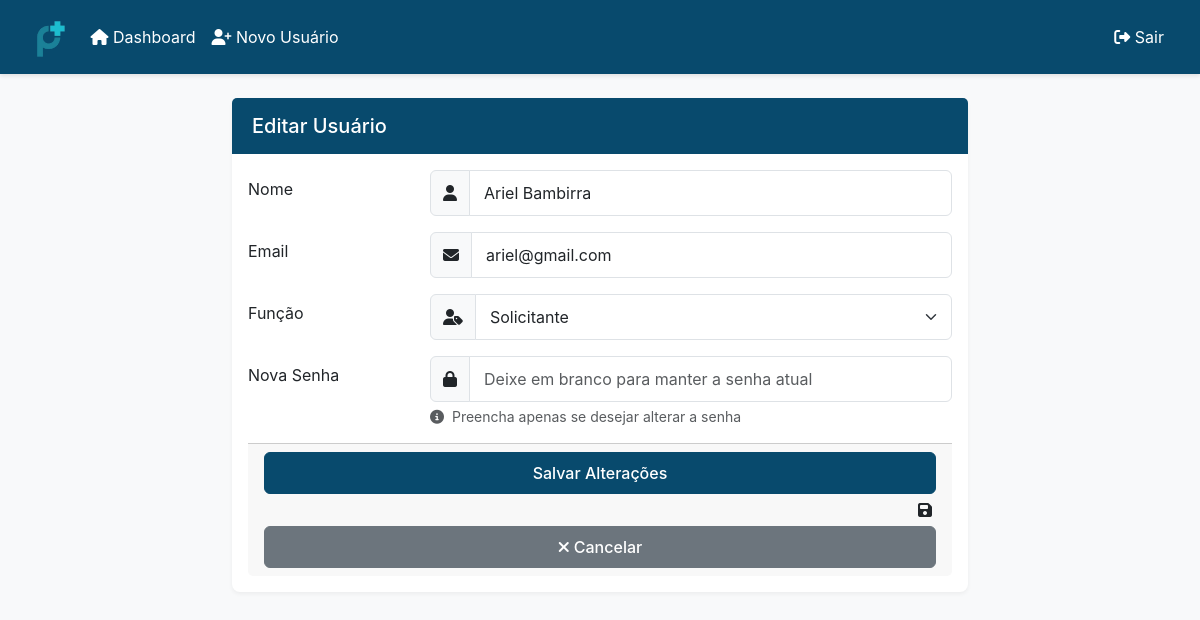
Before: /admin/edit_user/2 (signed in) with the older database file.
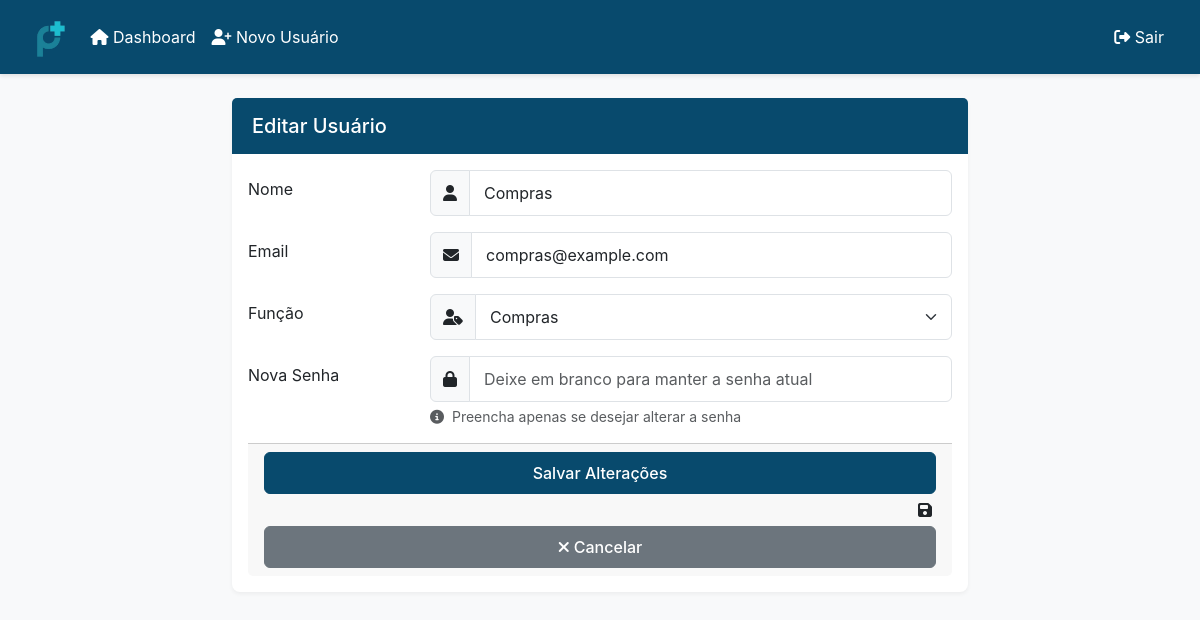
After: the same page with the newer database file.
### models.py (models this page shows, shortened)
class User(UserMixin, db.Model):
    id = db.Column(db.Integer, primary_key=True)
    name = db.Column(db.String(100), nullable=False)
    email = db.Column(db.String(120), unique=True, nullable=False)
    password = db.Column(db.String(200), nullable=False)
    contact = db.Column(db.String(20))
    role = db.Column(db.String(20), nullable=False)  # 'administrador', 'aprovador', 'solicitante', 'compras'
    is_active = db.Column(db.Boolean, default=True)
    budgets_requested = db.relationship('Budget',
                                      foreign_keys='Budget.solicitante_id',
                                      backref=db.backref('requester', lazy=True))
    budgets_to_approve = db.relationship('Budget',
                                       foreign_keys='Budget.aprovador_id',
                                       backref=db.backref('assigned_approver', lazy=True))

### routes/admin.py (the view, shortened to what this page needs)
@bp.route('/edit_user/<int:user_id>', methods=['GET', 'POST'])
@login_required
@role_required('administrador')
def edit_user(user_id):
    user = User.query.get_or_404(user_id)
    form = EditUserForm(obj=user)
    return render_template('edit_user.html', form=form, user=user)

### forms.py
class EditUserForm(FlaskForm):
    name = StringField('Nome', validators=[DataRequired()])
    email = StringField('Email', validators=[DataRequired(), Email()])
    password = PasswordField('Nova Senha', validators=[Optional()])
    contact = StringField('Contato')
    role = SelectField('Função', choices=[
        ('solicitante', 'Solicitante'),
        ('aprovador', 'Aprovador'),
        ('administrador', 'Administrador'),
        ('compras', 'Compras')
    ], validators=[DataRequired()])
    submit = SubmitField('Salvar Alterações')

### routes/admin.py (called while the page is built)
def role_required(role):
    def decorator(f):
        @wraps(f)
        def decorated_function(*args, **kwargs):
            if not current_user.is_authenticated or current_user.role != role:
                flash('Você não tem permissão para acessar esta página.', 'error')
                return redirect(url_for('budget.dashboard'))
            return f(*args, **kwargs)
        return decorated_function
    return decorator

### templates/edit_user.html (shortened to what this page needs)
{% extends "base.html" %}
{% block content %}
<div class="container py-4">
    <div class="row justify-content-center">
        <div class="col-md-8">
            <div class="card">
                <div class="card-header">
                    <h5 class="mb-0">Editar Usuário</h5>
                </div>
                <div class="card-body">
                    <form method="POST" class="needs-validation">
                        <div class="row mb-3">
                            <label for="name" class="col-sm-3 col-form-label">Nome</label>
                            <div class="col-sm-9">
                                <div class="input-group">
                                    <span class="input-group-text">
                                        <i class="fas fa-user"></i>
                                    </span>
                                    {{ form.name(class="form-control", value=user.name) }}
                                </div>
                            </div>
                        </div>
                        <div class="row mb-3">
                            <label for="email" class="col-sm-3 col-form-label">Email</label>
                            <div class="col-sm-9">
                                <div class="input-group">
                                    <span class="input-group-text">
                                        <i class="fas fa-envelope"></i>
                                    </span>
                                    {{ form.email(class="form-control", value=user.email) }}
                                </div>
                            </div>
                        </div>
                        <div class="row mb-3">
                            <label for="role" class="col-sm-3 col-form-label">Função</label>
                            <div class="col-sm-9">
                                <div class="input-group">
                                    <span class="input-group-text">
                                        <i class="fas fa-user-tag"></i>
                                    </span>
                                    {{ form.role(class="form-select") }}
                                </div>
                            </div>
                        </div>
                        <div class="row mb-3">
                            <label for="password" class="col-sm-3 col-form-label">Nova Senha</label>
                            <div class="col-sm-9">
                                <div class="input-group">
                                    <span class="input-group-text">
                                        <i class="fas fa-lock"></i>
                                    </span>
                                    {{ form.password(class="form-control", placeholder="Deixe em branco para manter a senha atual") }}
                                </div>
                                <div class="form-text text-muted">
                                    <i class="fas fa-info-circle me-1"></i>
                                    Preencha apenas se desejar alterar a senha
                                </div>
                            </div>
                        </div>
                        <div class="card-footer text-end">
                            <div class="d-grid gap-2">
                                {{ form.submit(class="btn btn-primary") }}
                                <i class="fas fa-save me-1"></i>
                                <a href="{{ url_for('admin.admin_dashboard') }}" class="btn btn-secondary">
                                    <i class="fas fa-times me-1"></i>Cancelar
                                </a>
                            </div>
                        </div>
                    </form>
                </div>
            </div>
        </div>
    </div>
</div>
{% endblock %}

Changed rows visible on the page:
changed User: name "Ariel Bambirra" → "Compras"; email "ariel@gmail.com" → "compras@example.com"; role "Solicitante" → "Compras"
